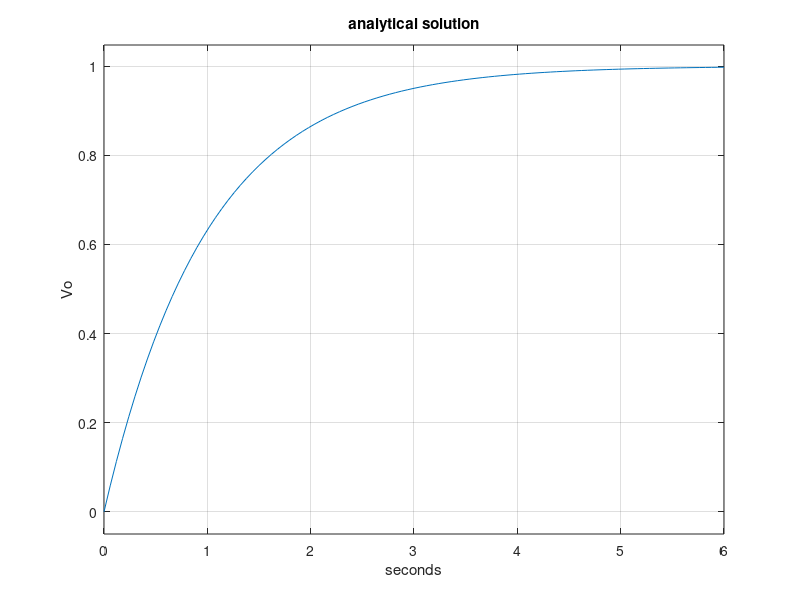

Reproduce this figure in MATLAB.
% Analog Circuit transient response
aci=tf([1],[1 1]);
step(aci)
xlabel('seconds'); ylabel('Vo');title('analytical solution');
